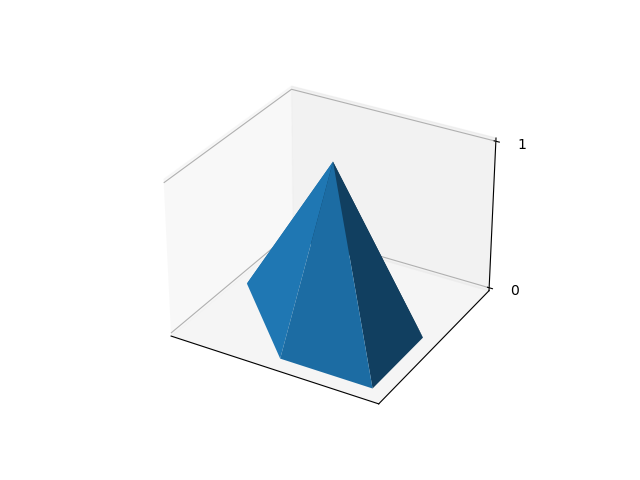

This figure's Julia source:
P  = [0,0]
Q  = zeros(6,2)
scale_factor=0.75
Q[1,:] = scale_factor*[0,1]
Q[2,:] = scale_factor*[1,0]
Q[3,:] = scale_factor*[1,-1]
Q[4,:] = scale_factor*[0,-1]
Q[5,:] = scale_factor*[-1,0]
Q[6,:] = scale_factor*[-1,1]

using PyPlot
N=6
plot_trisurf(vec([Q[1:N,1]; P[1]]),
    vec([Q[1:N,2]; P[2]]),
    vec([zeros(N,1);1]),
    )
PyPlot.xticks([])
PyPlot.yticks([])
PyPlot.zticks([0,1])
savefig("Piramid.png")
